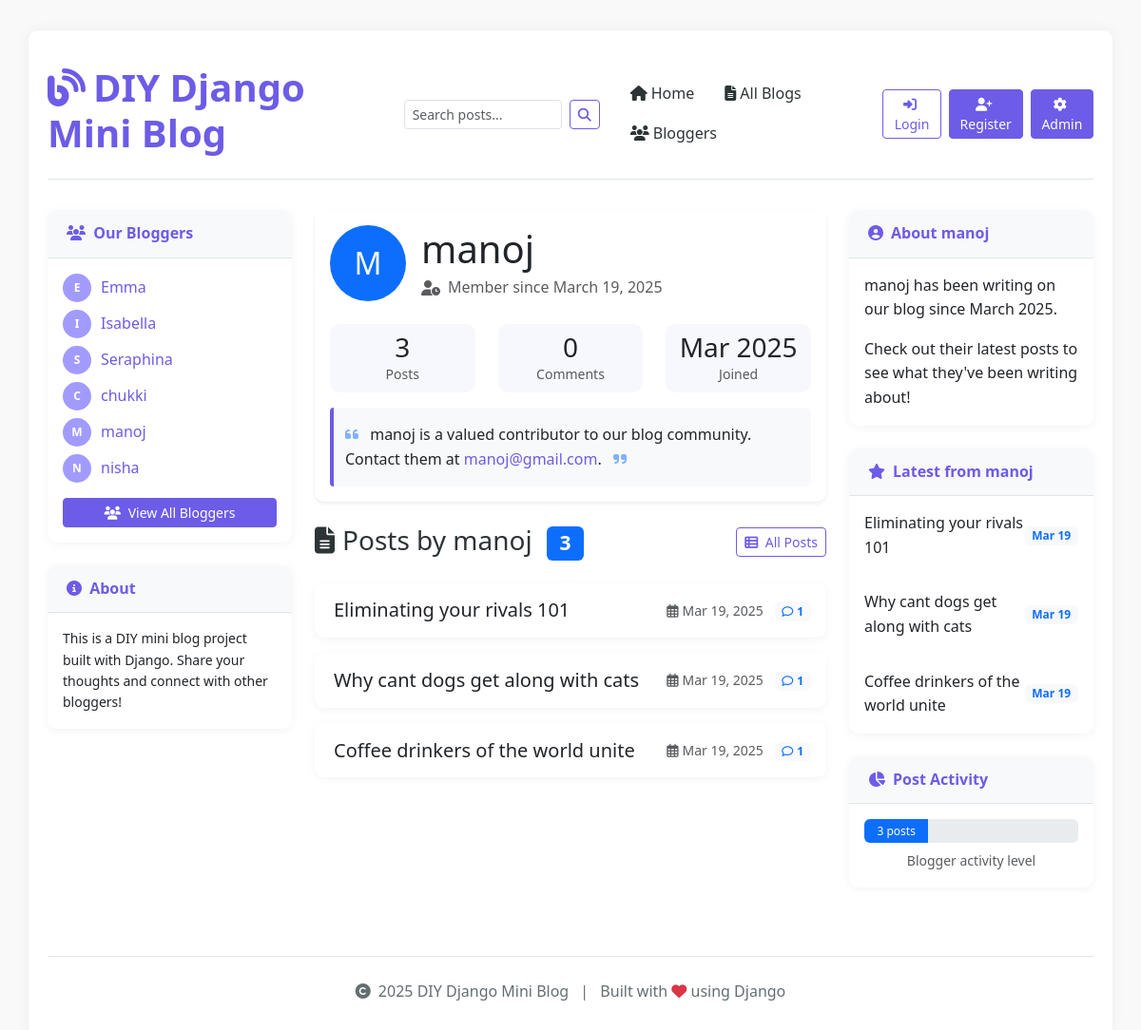
Screenshot of /blog/blogger/2/ with the database file from the repository.
### blog/models.py (models this page shows, shortened)
class Post(models.Model):
    title = models.CharField(max_length=200)
    content = models.TextField()
    date_posted = models.DateTimeField(default=timezone.now)
    author = models.ForeignKey(User, on_delete=models.CASCADE)
    categories = models.ManyToManyField(Category, related_name='posts', blank=True)
    likes = models.ManyToManyField(User, related_name='liked_posts', blank=True)
    class Meta:
        ordering = ['-date_posted']

### blog/views.py (the view)
# urls.py: path('blogger/<int:author_id>/', views.blogger_detail, name='blogger_detail'),
def blogger_detail(request, author_id):
    author = get_object_or_404(User, id=author_id)
    posts = Post.objects.filter(author=author).order_by('-date_posted')
    return render(request, 'blog/blogger_detail.html', {
        'title': f'Blogger: {author.username}',
        'author': author,
        'posts': posts,
    })

### blog/templates/blog/blogger_detail.html (shortened to what this page needs)
{% extends 'blog/base.html' %}
{% block content %}
<div class="row">
    <div class="col-lg-8">
        <div class="blogger-profile mb-4">
            <div class="card border-0 shadow-sm">
                <div class="card-body">
                    <div class="d-flex align-items-center mb-4">
                        <div class="rounded-circle bg-primary text-white d-flex align-items-center justify-content-center me-3" style="width: 80px; height: 80px; font-size: 2rem; flex-shrink: 0;">
                            {{ author.username|slice:":1"|upper }}
                        </div>
                        <div>
                            <h1 class="display-6 mb-1">{{ author.username }}</h1>
                            <div class="text-muted d-flex align-items-center">
                                <i class="fas fa-user-clock me-2"></i> Member since {{ author.date_joined|date:"F d, Y" }}
                            </div>
                        </div>
                    </div>
                    <div class="row mb-3">
                        <div class="col-md-4 text-center mb-3 mb-md-0">
                            <div class="stat-card py-2">
                                <div class="h3 mb-0">{{ posts.count }}</div>
                                <div class="small text-muted">Post{{ posts.count|pluralize }}</div>
                            </div>
                        </div>
                        <div class="col-md-4 text-center mb-3 mb-md-0">
                            <div class="stat-card py-2">
                                {% with comment_count=0 %}
                                    <div class="h3 mb-0">{{ comment_count }}</div>
                                    <div class="small text-muted">Comment{{ comment_count|pluralize }}</div>
                                {% endwith %}
                            </div>
                        </div>
                        <div class="col-md-4 text-center">
                            <div class="stat-card py-2">
                                <div class="h3 mb-0">{{ author.date_joined|date:"M Y" }}</div>
                                <div class="small text-muted">Joined</div>
                            </div>
                        </div>
                    </div>
                    <div class="blogger-bio p-3 bg-light rounded">
                        <p class="mb-0">
                            <i class="fas fa-quote-left text-primary me-2 opacity-50"></i>
                            {{ author.username }} is a valued contributor to our blog community.
                            {% if author.email %}
                                Contact them at <a href="mailto:{{ author.email }}">{{ author.email }}</a>.
                            {% endif %}
                            <i class="fas fa-quote-right text-primary ms-2 opacity-50"></i>
                        </p>
                    </div>
                </div>
            </div>
        </div>
        <div class="d-flex justify-content-between align-items-center mb-4">
            <h2 class="h3 mb-0">
                <i class="fas fa-file-alt me-2"></i>Posts by {{ author.username }}
                <span class="badge bg-primary ms-2">{{ posts.count }}</span>
            </h2>
            <a href="{% url 'post_list' %}" class="btn btn-outline-primary btn-sm">
                <i class="fas fa-th-list me-1"></i> All Posts
            </a>
        </div>
        {% if posts %}
            <div class="post-list">
                {% for post in posts %}
                    <div class="card mb-3 post-list-item">
                        <div class="card-body py-3">
                            <div class="d-flex justify-content-between align-items-center">
                                <a href="{% url 'post_detail' post.id %}" class="h5 card-title mb-0 me-2 text-decoration-none stretched-link">
                                    {{ post.title }}
                                </a>
                                <div class="text-nowrap" style="flex-shrink: 0;">
                                    <small class="text-muted">
                                        <i class="far fa-calendar-alt me-1"></i>{{ post.date_posted|date:"M d, Y" }}
                                    </small>
                                    {% if post.comments.count > 0 %}
                                        <span class="badge bg-light text-primary ms-2">
                                            <i class="far fa-comment me-1"></i>{{ post.comments.count }}
                                        </span>
                                    {% endif %}
                                </div>
                            </div>
                        </div>
                    </div>
                {% endfor %}
            </div>
        {% else %}
            <div class="alert alert-info">
                <i class="fas fa-info-circle me-2"></i> This blogger hasn't posted any articles yet.
            </div>
        {% endif %}
    </div>
    <div class="col-lg-4">
        <div class="card mb-4">
            <div class="card-header">
                <i class="fas fa-user-circle me-2"></i>About {{ author.username }}
            </div>
            <div class="card-body">
                <p>{{ author.username }} has been writing on our blog since {{ author.date_joined|date:"F Y" }}.</p>
                <p class="mb-0">Check out their latest posts to see what they've been writing about!</p>
            </div>
        </div>
        {% if posts %}
            <div class="card mb-4">
                <div class="card-header">
                    <i class="fas fa-star me-2"></i>Latest from {{ author.username }}
                </div>
                <div class="card-body p-0">
                    <div class="list-group list-group-flush">
                        {% for post in posts|slice:":3" %}
                            <a href="{% url 'post_detail' post.id %}" class="list-group-item list-group-item-action d-flex justify-content-between align-items-center py-3">
                                <div>{{ post.title }}</div>
                                <span class="badge bg-light text-primary">{{ post.date_posted|date:"M d" }}</span>
                            </a>
                        {% endfor %}
                    </div>
                </div>
            </div>
            <div class="card">
                <div class="card-header">
                    <i class="fas fa-chart-pie me-2"></i>Post Activity
                </div>
                <div class="card-body">
                    <div class="progress" style="height: 25px;">
                        <div class="progress-bar bg-primary activity-bar" role="progressbar"
                             data-posts="{{ posts.count }}"
                             aria-valuenow="{{ posts.count }}" aria-valuemin="0" aria-valuemax="10">
                            {{ posts.count }} post{{ posts.count|pluralize }}
                        </div>
                    </div>
                    <div class="small text-muted text-center mt-2">
                        Blogger activity level
                    </div>
                </div>
            </div>
        {% endif %}
    </div>
</div>
{% endblock %}

### blog/templates/blog/base.html (shortened to what this page needs)
<!DOCTYPE html>
<html lang="en">
<head>
    <link href="https://cdn.jsdelivr.net/npm/bootstrap@5.3.0/dist/css/bootstrap.min.css" rel="stylesheet">
    <link rel="stylesheet" href="https://cdnjs.cloudflare.com/ajax/libs/font-awesome/6.4.0/css/all.min.css">
</head>
<body>
    <div class="container">
        <header class="site-header">
            <div class="row flex-nowrap justify-content-between align-items-center py-3">
                <div class="col-md-4">
                    <a href="{% url 'home' %}" class="text-decoration-none">
                        <h1 class="site-title display-6">
                            <i class="fas fa-blog me-2"></i>DIY Django Mini Blog
                        </h1>
                    </a>
                </div>
                <div class="col-md-8 d-flex justify-content-end align-items-center">
                    <form class="d-flex me-3" action="{% url 'search_results' %}" method="get">
                        <input class="form-control form-control-sm me-2" type="search" name="q" placeholder="Search posts..." aria-label="Search" required>
                        <button class="btn btn-sm btn-outline-primary" type="submit">
                            <i class="fas fa-search"></i>
                        </button>
                    </form>
                    <nav class="nav me-3 d-none d-md-flex">
                        <a class="nav-link" href="{% url 'home' %}">
                            <i class="fas fa-home me-1"></i>Home
                        </a>
                        <a class="nav-link" href="{% url 'post_list' %}">
                            <i class="fas fa-file-alt me-1"></i>All Blogs
                        </a>
                        <a class="nav-link" href="{% url 'bloggers_list' %}">
                            <i class="fas fa-users me-1"></i>Bloggers
                        </a>
                    </nav>
                    {% if user.is_authenticated %}
                        <div class="dropdown me-2">
                            <button class="btn btn-sm btn-outline-primary dropdown-toggle" type="button" id="userDropdown" data-bs-toggle="dropdown" aria-expanded="false">
                                <i class="fas fa-user me-1"></i>{{ user.username }}
                            </button>
                            <ul class="dropdown-menu dropdown-menu-end shadow" aria-labelledby="userDropdown">
                                <li><a class="dropdown-item" href="{% url 'post_create' %}">
                                    <i class="fas fa-plus-circle me-1"></i>New Post
                                </a></li>
                                <li><a class="dropdown-item" href="{% url 'liked_posts' %}">
                                    <i class="fas fa-heart me-1"></i>Posts You Like
                                </a></li>
                                <li><a class="dropdown-item" href="{% url 'password_change' %}">
                                    <i class="fas fa-key me-1"></i>Change Password
                                </a></li>
                                <li><hr class="dropdown-divider"></li>
                                <li><a class="dropdown-item" href="{% url 'logout' %}">
                                    <i class="fas fa-sign-out-alt me-1"></i>Logout
                                </a></li>
                            </ul>
                        </div>
                    {% else %}
                        <a href="{% url 'login' %}" class="btn btn-sm btn-outline-primary me-2">
                            <i class="fas fa-sign-in-alt me-1"></i>Login
                        </a>
                        <a href="{% url 'register' %}" class="btn btn-sm btn-primary me-2">
                            <i class="fas fa-user-plus me-1"></i>Register
                        </a>
                    {% endif %}
                    <a href="/admin/" class="btn btn-sm btn-primary">
                        <i class="fas fa-cog me-1"></i>Admin
                    </a>
                </div>
            </div>
        </header>
        <div class="row mt-4">
            <div class="col-md-3">
                <div class="sidebar">
                    <div class="card">
                        <div class="card-header">
                            <i class="fas fa-users me-1"></i> Our Bloggers
                        </div>
                        <div class="card-body">
                            <ul class="list-unstyled">
                                {% for blogger in bloggers %}
                                    <li class="mb-2 blogger-item">
                                        <div class="blogger-avatar">
                                            {{ blogger.username|slice:":1"|upper }}
                                        </div>
                                        <a href="{% url 'blogger_detail' blogger.id %}" class="text-decoration-none">
                                            {{ blogger.username }}
                                        </a>
                                    </li>
                                {% empty %}
                                    <li>
                                        <a href="{% url 'bloggers_list' %}" class="text-decoration-none">View All Bloggers</a>
                                    </li>
                                {% endfor %}
                            </ul>
                            <a href="{% url 'bloggers_list' %}" class="btn btn-sm btn-primary d-block mt-2">
                                <i class="fas fa-users me-1"></i> View All Bloggers
                            </a>
                        </div>
                    </div>
                    <div class="card">
                        <div class="card-header">
                            <i class="fas fa-info-circle me-1"></i> About
                        </div>
                        <div class="card-body">
                            <p class="small mb-0">
                                This is a DIY mini blog project built with Django. Share your thoughts and connect with other bloggers!
                            </p>
                        </div>
                    </div>
                </div>
            </div>
            <div class="col-md-9">
                <main>
                    {% block content %}{% endblock %}
                </main>
            </div>
        </div>
        <footer class="footer text-center">
            <p>
                <i class="fas fa-copyright me-1"></i> {% now "Y" %} DIY Django Mini Blog
                <span class="mx-2">|</span>
                Built with <i class="fas fa-heart text-danger"></i> using Django
            </p>
        </footer>
    </div>
</body>
</html>

### rows the page displays
Post: title "Eliminating your rivals 101", date_posted "Mar 19, 2025", comments.count "1", date_posted "Mar 19"
Post: title "Why cant dogs get along with cats", date_posted "Mar 19, 2025", comments.count "1", date_posted "Mar 19"
Post: title "Coffee drinkers of the world unite", date_posted "Mar 19, 2025", comments.count "1", date_posted "Mar 19"

### other values shown
{{ blogger.username|slice:":1"|upper }} "E"
{{ blogger.username }} "Emma"
{{ blogger.username|slice:":1"|upper }} "I"
{{ blogger.username }} "Isabella"
{{ blogger.username|slice:":1"|upper }} "S"
{{ blogger.username }} "Seraphina"
{{ blogger.username|slice:":1"|upper }} "C"
{{ blogger.username }} "chukki"
{{ blogger.username|slice:":1"|upper }} "M"
{{ blogger.username }} "manoj"
{{ blogger.username|slice:":1"|upper }} "N"
{{ blogger.username }} "nisha"
{{ author.username|slice:":1"|upper }} "M"
{{ author.username }} "manoj"
{{ author.date_joined|date:"F d, Y" }} "March 19, 2025"
